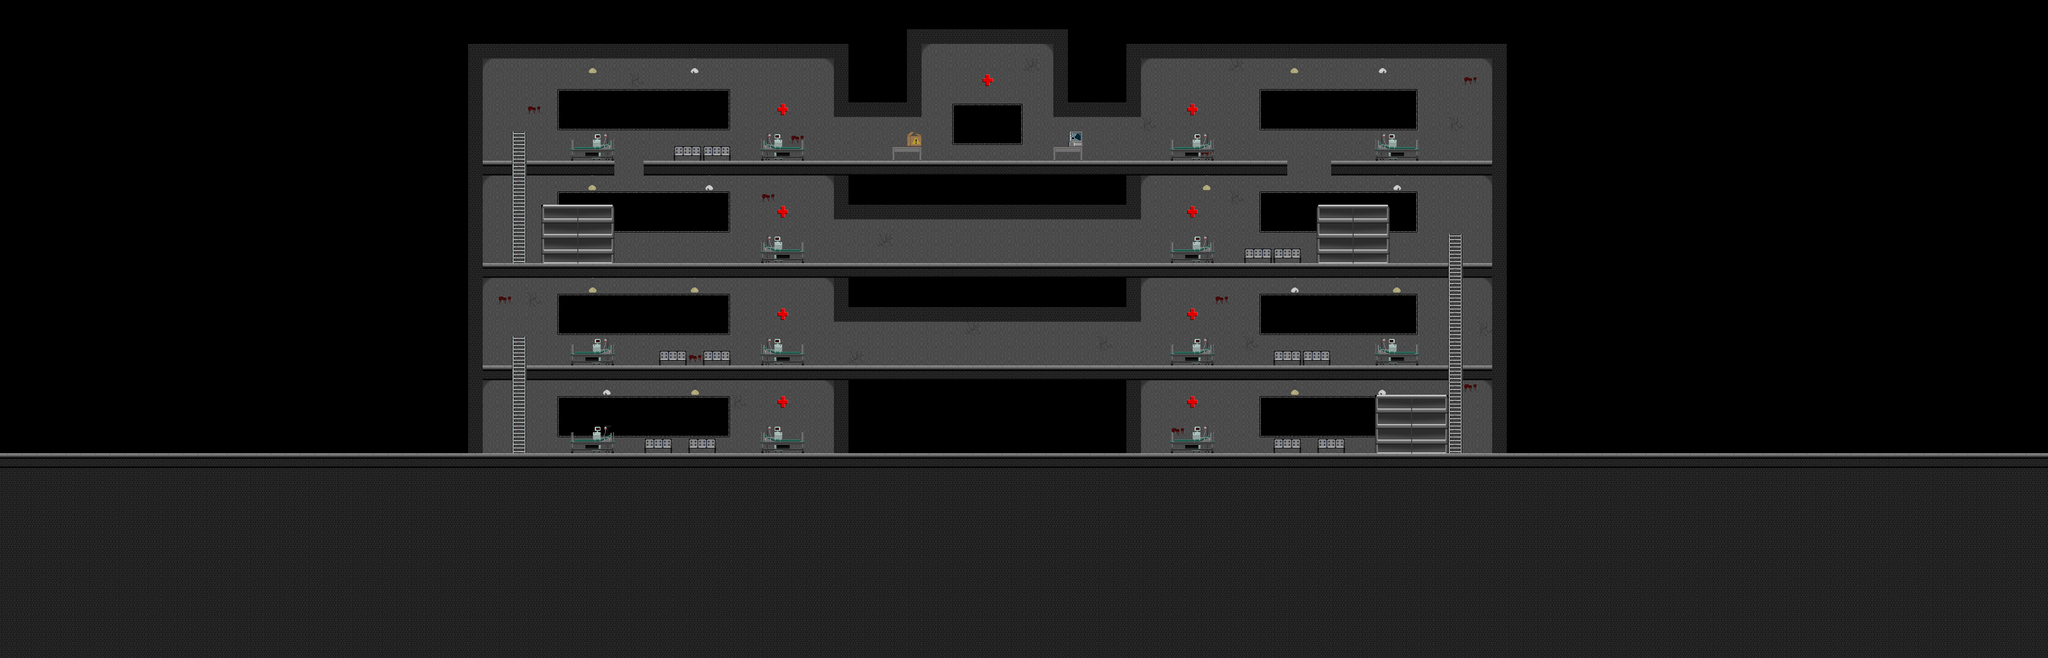

This is a level from a 2D game, rendered from its Tiled map with the project's own tilesets. A one-line summary and the map file follow, with tile-layer data summarised:
An orthogonal 140x45 tile map with 32x32 px tiles, 3 tile layers (Background, Walls, Elements), 2 tilesets and 46 objects (33x collision, 4x enemy, 3x ladder, 3x loot, 2x returnShelter, ...).

<map version="1.4" tiledversion="1.4.3" orientation="orthogonal" renderorder="right-down" width="140" height="45" tilewidth="32" tileheight="32" infinite="0" nextlayerid="11" nextobjectid="131">
 <editorsettings>
  <export target="template.json" format="json" />
 </editorsettings>
 <tileset firstgid="1" source="template_tileset.tsx" />
 <tileset firstgid="358" source="second_template_tileset.tsx" />
 <layer id="3" name="Background" width="140" height="45">
  <properties>
   <property name="renderLayer" value="Background" />
  </properties>
  <data>[6300 cells, 1416 non-empty, 41 distinct tile ids]</data>
 </layer>
 <layer id="1" name="Walls" width="140" height="45">
  <properties>
   <property name="renderLayer" value="Walls" />
  </properties>
  <data>[6300 cells, 2393 non-empty, 3 distinct tile ids]</data>
 </layer>
 <layer id="10" name="Elements" width="140" height="45">
  <properties>
   <property name="renderlayer" value="Background" />
  </properties>
  <data>[6300 cells, 146 non-empty, 25 distinct tile ids]</data>
 </layer>
 <objectgroup id="7" name="Walls">
  <object id="63" name="collision" x="960" y="992" width="2400" height="192" />
  <object id="65" name="collision" x="1160" y="800" width="2000" height="32" />
  <object id="68" name="collision" x="1824" y="832" width="32" height="160" />
  <object id="69" name="collision" x="2464" y="832" width="32" height="160" />
  <object id="70" name="collision" x="3264" y="832" width="32" height="160" />
  <object id="71" name="collision" x="3264" y="608" width="32" height="192" />
  <object id="72" name="collision" x="3208" y="576" width="88" height="32" />
  <object id="73" name="collision" x="1024" y="576" width="2136" height="32" />
  <object id="74" name="collision" x="1024" y="608" width="32" height="384" />
  <object id="76" name="collision" x="1056" y="800" width="56" height="32" />
  <object id="77" name="collision" x="1824" y="672" width="672" height="32" />
  <object id="78" name="collision" x="1824" y="608" width="32" height="64" />
  <object id="79" name="collision" x="2464" y="608" width="32" height="64" />
  <object id="80" name="collision" x="1024" y="96" width="32" height="480" />
  <object id="82" name="collision" x="1056" y="352" width="56" height="32" />
  <object id="84" name="collision" x="1408" y="352" width="1408" height="32" />
  <object id="85" name="collision" x="1824" y="384" width="32" height="64" />
  <object id="86" name="collision" x="1824" y="448" width="672" height="32" />
  <object id="87" name="collision" x="2464" y="384" width="32" height="64" />
  <object id="88" name="collision" x="3264" y="384" width="32" height="192" />
  <object id="90" name="collision" x="3264" y="128" width="32" height="224" />
  <object id="91" name="collision" x="2464" y="96" width="832" height="32" />
  <object id="92" name="collision" x="2464" y="128" width="32" height="96" />
  <object id="96" name="collision" x="1824" y="224" width="192" height="32" />
  <object id="97" name="collision" x="1824" y="96" width="32" height="128" />
  <object id="99" name="collision" x="1056" y="96" width="768" height="32" />
  <object id="106" name="collision" x="1160" y="352" width="184" height="32" />
  <object id="107" name="collision" x="2912" y="352" width="384" height="32" />
  <object id="117" name="collision" x="2304" y="224" width="192" height="32" />
  <object id="118" name="collision" x="1984" y="64" width="32" height="160" />
  <object id="119" name="collision" x="2016" y="64" width="288" height="32" />
  <object id="120" name="collision" x="2304" y="64" width="32" height="160" />
  <object id="122" name="collision" x="3208" y="800" width="88" height="32" />
 </objectgroup>
 <objectgroup id="9" name="Ladders">
  <object id="102" name="ladder" x="1120" y="800" width="32" height="192" />
  <object id="103" name="ladder" x="3168" y="576" width="32" height="416" />
  <object id="104" name="ladder" x="1120" y="352" width="32" height="224" />
 </objectgroup>
 <objectgroup id="8" name="MapElements">
  <object id="101" name="playerSpawn" x="1264" y="912">
   <point />
  </object>
  <object id="109" name="enemy" x="2672" y="656">
   <properties>
    <property name="type" type="int" value="1" />
   </properties>
   <point />
  </object>
  <object id="112" name="enemy" x="2872" y="376">
   <properties>
    <property name="type" type="int" value="1" />
   </properties>
   <point />
  </object>
  <object id="113" name="enemy" x="1696" y="184">
   <properties>
    <property name="type" type="int" value="1" />
   </properties>
   <point />
  </object>
  <object id="116" name="enemy" x="1480" y="512">
   <properties>
    <property name="type" type="int" value="0" />
   </properties>
   <point />
  </object>
  <object id="121" name="loot" x="2192" y="280" width="72" height="72" />
  <object id="125" name="loot" x="2680" y="920" width="72" height="72" />
  <object id="128" name="returnShelter" x="1056" y="912" width="48" height="80" />
  <object id="129" name="returnShelter" x="3232" y="928" width="32" height="64" />
  <object id="130" name="loot" x="3168" y="280" width="72" height="72" />
 </objectgroup>
</map>
